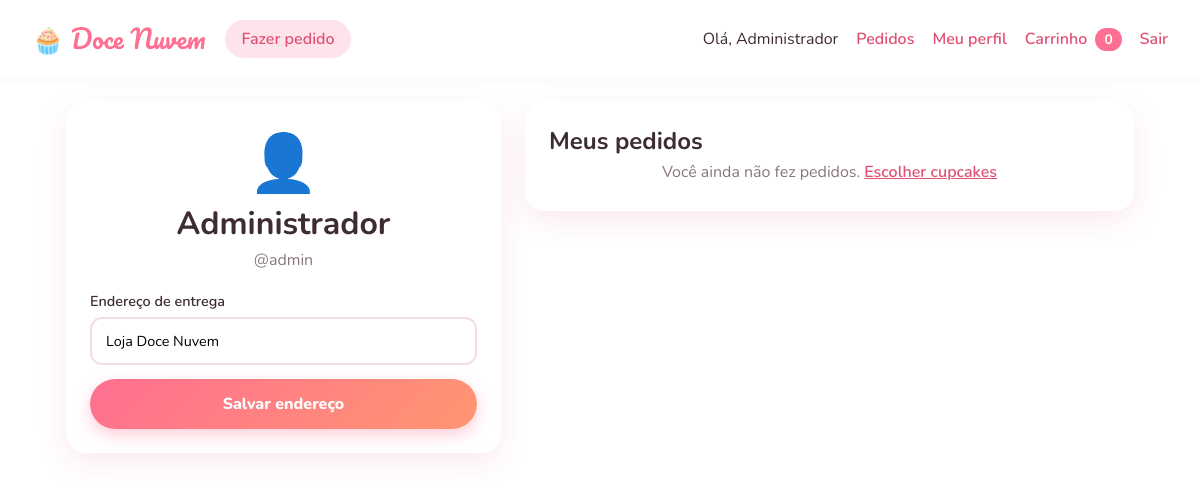
The app's page /profile.php (signed in) with its own data.
### tables this page shows
CREATE TABLE users (
  id INT AUTO_INCREMENT PRIMARY KEY,
  username VARCHAR(50) NOT NULL UNIQUE,
  password_hash VARCHAR(255) NOT NULL,
  name VARCHAR(100) NOT NULL,
  address VARCHAR(255) NOT NULL,
  is_admin TINYINT(1) NOT NULL DEFAULT 0,
  created_at TIMESTAMP DEFAULT CURRENT_TIMESTAMP
);

### src/helpers.php (called while the page is built, shortened)
<?php
function fetch_orders(PDO $pdo, $userId = null) {
    $st = $pdo->prepare("
        SELECT o.id, o.payment, o.total, o.status, o.created_at, u.name, u.address,
               GROUP_CONCAT(CONCAT(oi.qty, '× ', c.name) ORDER BY c.name SEPARATOR ', ') AS items
        FROM orders o
        JOIN users u ON u.id = o.user_id
        JOIN order_items oi ON oi.order_id = o.id
        JOIN cupcakes c ON c.id = oi.cupcake_id
        WHERE ? IS NULL OR o.user_id = ?
        GROUP BY o.id
        ORDER BY o.id DESC
    ");
    $st->execute([$userId, $userId]);
    return $st->fetchAll();
}
function e($s) { return htmlspecialchars((string)$s, ENT_QUOTES, 'UTF-8'); }
function header_html($title) { require __DIR__ . '/../views/header.php'; }
function footer_html($scripts = []) { require __DIR__ . '/../views/footer.php'; }

### public/profile.php (the view, shortened to what this page needs)
<?php
require __DIR__ . '/../src/bootstrap.php';
$st = $pdo->prepare('SELECT username, name, address FROM users WHERE id = ?');
$st->execute([$_SESSION['user']['id']]);
$user = $st->fetch();
$orders = fetch_orders($pdo, $_SESSION['user']['id']);
?>
<div class="profile">
  <div class="panel">
    <div class="hero-emoji">👤</div>
    <h1><?= e($user['name']) ?></h1>
    <p class="muted">@<?= e($user['username']) ?></p>
    <form method="post">
      <label>Endereço de entrega
        <input name="address" value="<?= e($user['address']) ?>" required minlength="5" maxlength="255" placeholder="Rua, número, bairro, cidade">
      </label>
      <button class="btn">Salvar endereço</button>
    </form>
  </div>
  <div class="panel">
    <h2>Meus pedidos</h2>
    <?php if (!$orders): ?>
      <p class="muted">Você ainda não fez pedidos. <a href="index.php">Escolher cupcakes</a></p>
    <?php endif; ?>
  </div>
</div>

### public/css/style.css (style rules this page uses)
:root { --pink: #ff6f91; --pink-dark: #e04f74; --cream: #fff8f3; --ink: #3d2c35; --muted: #8a7480; --card: #fff; --radius: 20px; --shadow: 0 10px 30px rgba(224, 79, 116, .12); }
* { box-sizing: border-box; }
body { margin: 0; font-family: 'Nunito', sans-serif; color: var(--ink); background: var(--cream) radial-gradient(circle at 10% 0%, #ffe3ec 0, transparent 40%), radial-gradient(circle at 90% 100%, #ffeedd 0, transparent 40%); background-attachment: fixed; min-height: 100vh; }
a { color: var(--pink-dark); font-weight: 600; }
.muted { color: var(--muted); margin: 4px 0; }
.btn { display: inline-block; border: 0; cursor: pointer; text-decoration: none; text-align: center; background: linear-gradient(135deg, var(--pink), #ff9671); color: #fff; font: 800 1rem 'Nunito', sans-serif; padding: 14px 24px; border-radius: 99px; box-shadow: 0 6px 16px rgba(255,111,145,.35); transition: transform .15s, box-shadow .15s; }
label { display: block; font-weight: 600; font-size: .9rem; margin-bottom: 14px; }
input:not([type=radio]) { display: block; width: 100%; margin-top: 6px; padding: 12px 14px; font: inherit; font-weight: 400; border: 2px solid #f3dde4; border-radius: 12px; background: #fff; transition: border-color .15s; }
.hero-emoji { font-size: 3.5rem; text-align: center; }
.panel { background: var(--card); border-radius: var(--radius); box-shadow: var(--shadow); padding: 24px; }
.profile { display: grid; grid-template-columns: 1fr 1.4fr; gap: 24px; align-items: start; }
.profile h1, .profile h2 { margin: 0 0 4px; }
.profile h1 { text-align: center; }
.profile .panel > .muted { text-align: center; }
.profile form { margin-top: 20px; }
.profile form .btn { width: 100%; }

### records on screen
users: name "Administrador", username "admin", address "Loja Doce Nuvem"

### other values on screen
$_SESSION['user']['name'] "Administrador"
